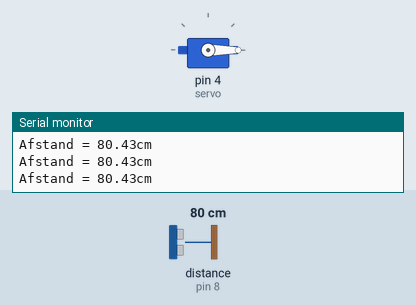
Simulated run of this sketch. Board: Arduino Uno, built with avr-gcc and run on an emulated ATmega328P. Parts: servo, the last lines printed to the serial monitor. Wiring (inferred from the names in the program): ultrasonic range finder: trigger pin 12; echo pin 8. The inputs (shaded band) are chosen by the test bench; at power-on: distance to the obstacle (sensor on pin 8) 80 cm. The echo pulse lasts 58.3 µs per cm.

Above: at 1.2 s.
1.3 s: distance to the obstacle (sensor on pin 8) set to 2 cm
At 2.4 s:
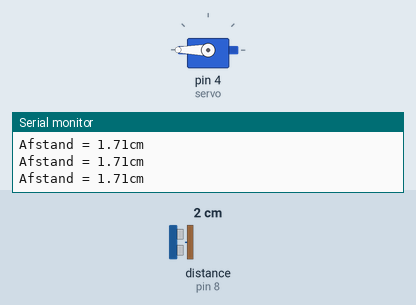
2.9 s: distance to the obstacle (sensor on pin 8) set to 9 cm
At 4.2 s:
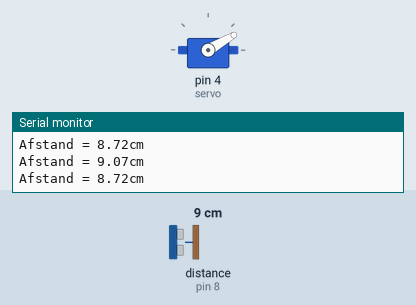
4.5 s: distance to the obstacle (sensor on pin 8) set to 4 cm
At 5.2 s:
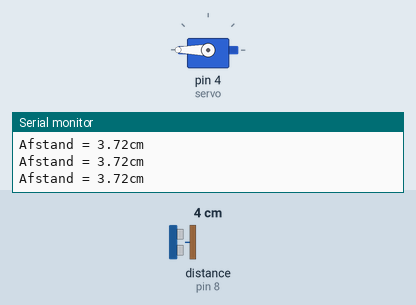
6.1 s: distance to the obstacle (sensor on pin 8) set to 18 cm
At 7.2 s:
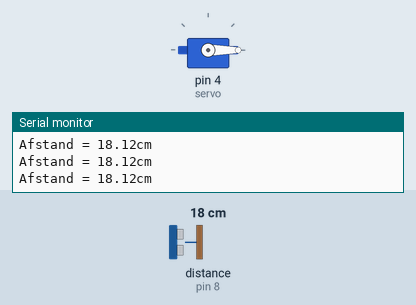
7.7 s: distance to the obstacle (sensor on pin 8) set to 5 cm
At 8.6 s:
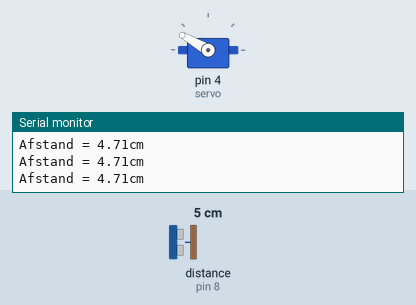
Timing chart, 0 to 10.4 s (numbered marks = the images above; inputs shaded):
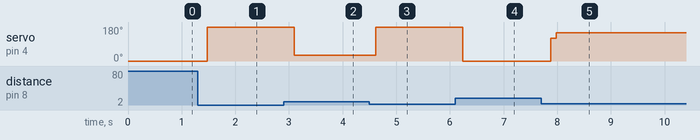

Measured:
- after the input at 1.3 s, servo on pin 4 (servo): 0° → 180° after 0.18 s
- after the input at 2.9 s, servo on pin 4 (servo): 180° → 30° after 0.20 s
- after the input at 4.5 s, servo on pin 4 (servo): 30° → 180° after 0.12 s
- after the input at 6.1 s, servo on pin 4 (servo): 180° → 0° after 0.14 s
- after the input at 7.7 s, servo on pin 4 (servo): 0° → 120° after 0.18 s, → 150° 0.10 s later

The sketch:

opdracht7_code.ino
```cpp
#include <Servo.h>

//aangeven op welke pin de trig en echo pin zit van de ultrasoon
const int trigPin = 12;
const int echoPin = 8;

//floats aanmaken voor tijd dat de arduino aanstaat en voor de afstand tussen object en ultrasoon
float time;
float distance;

//servomotor instellen
Servo servo;

void setup(){
	Serial.begin(9600);

  //aangeven dat servo op pin 4 zit
  servo.attach(4);

  //start graden van servo op 0 zetten
  servo.write(0);

  //aangeven dat de trigpin output is
  pinMode(trigPin, OUTPUT);
  //aangeven dat de echopin input is
  pinMode(echoPin, INPUT);

}

void loop(){
  //zorgen dat de trigpin op low staat
	digitalWrite(trigPin, LOW);
  //even wachten zodat je zeker weet dat trigpin low is
  delayMicroseconds(2);

  //signaal versturen met de trigpin
  digitalWrite(trigPin, HIGH);
  //signaal duurt 10 microseconde
  delayMicroseconds(10);
  //uitzetten van signaal
  digitalWrite(trigPin, LOW);

  //tijd vragen van hoelang de echopin High was en dit in float time zetten
  time = pulseIn(echoPin, HIGH);

  //berekenen afstand dmv de snelheid van geluid
  distance = time / 58;

  //in monitor zetten van afstand in cm
  Serial.print("Afstand = ");
  Serial.print(distance);
  Serial.println("cm");

  //even wachten 100ms voor de volgende loop van start gaat
  delay(100);

  //als afstand tussen object en ultrasoon kleiner of gelijk is aan 4 graden van servo op 180 zetten
  if(distance <= 4){
  servo.write(180);
  }
    //als afstand tussen object en ultrasoon groter is dan 4 en kleiner is dan 5 graden van servo op 150 zetten
  if(distance > 4 && distance <5){
  servo.write(150);
  }
  //als afstand tussen obj en ultrasoon groter is dan 5 en kleiner dan 6 graden van servo op 120 zetten
  if(distance > 5 && distance <6){
  servo.write(120);
  }
    //als afstand tussen obj en ultrasoon groter is dan 6 en kleiner dan 7 graden van servo op 90 zetten
  if(distance > 6 && distance <7){
  servo.write(90);
  }
    //als afstand tussen obj en ultrasoon groter is dan 7 en kleiner dan 8 graden van servo op 60 zetten
  if(distance > 7 && distance <8){
  servo.write(60);
  }
    //als afstand tussen obj en ultrasoon groter is dan 8 en kleiner dan 9 graden van servo op 30 zetten
  if(distance > 8 && distance <9){
  servo.write(30);
  }
    //als afstand tussen obj en ultrasoon groter is dan 10 graden van servo op 0 zetten
  if(distance > 10){
  servo.write(0);
  }
}
```
